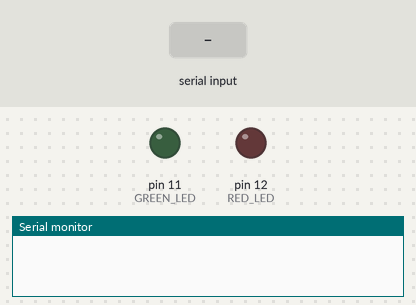
This program was run on a simulated Arduino Uno, built with avr-gcc and run on an emulated ATmega328P. Shown: output pins drawn as LEDs (lit = HIGH), the last lines printed to the serial monitor. The test bench sets the inputs (shaded band).

Above: at 1.2 s.
1.3 s: "1h: " received over Serial
At 3.1 s:
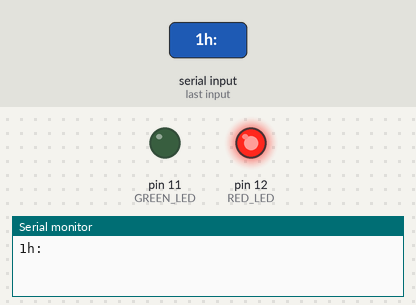
3.8 s: "90,45\n" received over Serial
6.3 s: "5\n" received over Serial
Timing chart, 0 to 9.3 s (numbered marks = the images above; inputs shaded):
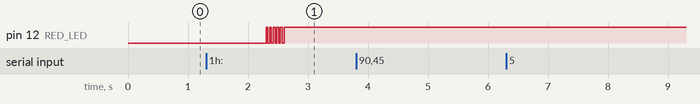

Measured:
- after the input at 1.3 s, pin 12 (RED_LED): alternates HIGH for 0.03 s and LOW for 0.03 s, 11 changes in all, then stays HIGH, starting after 1.0 s

The program:

main.cpp
```cpp
#include <Arduino.h>

#define GREEN_LED 11
#define RED_LED 12

String strValue = "";
bool isGoingUp = false;

void makeLedBlinky(int LED);

void setup() {
  Serial.begin(115200);
  pinMode(GREEN_LED, OUTPUT);
  pinMode(RED_LED, OUTPUT);
  digitalWrite(RED_LED, LOW);
  digitalWrite(GREEN_LED, LOW);
}

void loop() {
  if (Serial.available() > 0) {
    strValue = Serial.readString();
    Serial.println(strValue);
    if (strValue.indexOf("1h: ") >= 0) {
      strValue = strValue.substring(strValue.indexOf("1h: "), strValue.indexOf("24h: ") -1);
      strValue.remove(0, 4);
      isGoingUp = strValue.toFloat() > 0;
      makeLedBlinky(isGoingUp ? GREEN_LED : RED_LED);
      digitalWrite(isGoingUp ? RED_LED : GREEN_LED, LOW);
      digitalWrite(isGoingUp ? GREEN_LED : RED_LED, HIGH);
    }
  }

  // val = Serial.parseInt();

  // if (val == 7) {
  //   digitalWrite(RED_LED, HIGH);
  //   digitalWrite(GREEN_LED, LOW);
  // } else if (val == 14) {
  //   digitalWrite(RED_LED, LOW);
  //   digitalWrite(GREEN_LED, HIGH);
  // } else if (val == 24) {
  //   digitalWrite(RED_LED, LOW);
  //   digitalWrite(GREEN_LED, LOW);
  // }
}

void makeLedBlinky(int LED) {
  for (int i = 0; i < 10; i += 1) {
    digitalWrite(LED, !digitalRead(LED));
    delay(30);
  }
}
```
